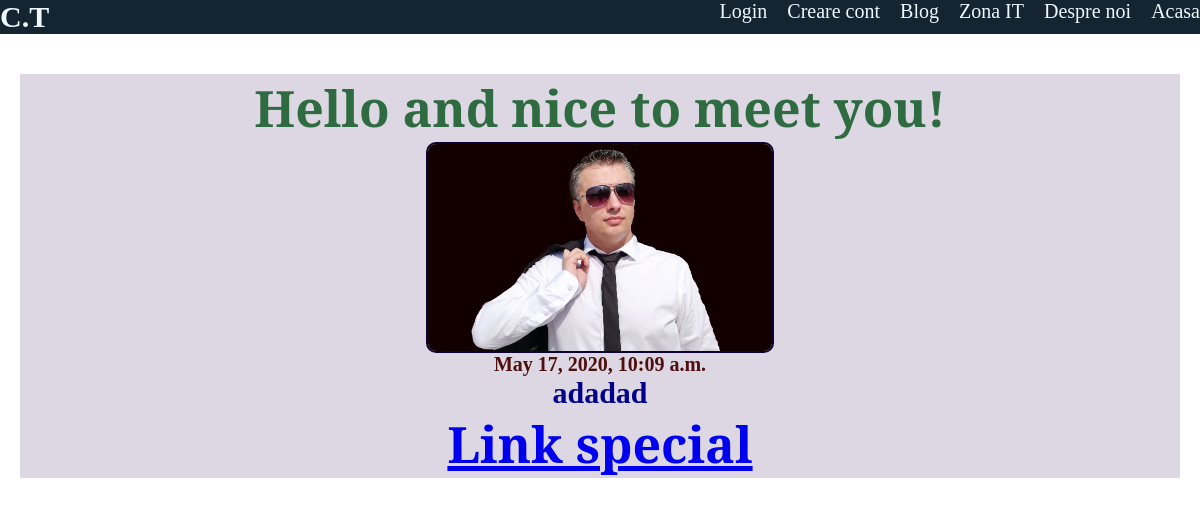
The app's page /paginait/postari/2 with its own data.
### paginait/models.py (models this page shows, shortened)
class Cursit(models.Model):
    title = models.CharField(max_length=100)
    date = models.DateTimeField(default=datetime.now(), blank=True)
    url = models.URLField(blank=None)
    img = models.ImageField(upload_to='media/picturesIT')
    description = models.TextField()

### paginait/views.py (the view)
# urls.py: path('postari/<int:pkit_id>', views.postari, name='postari'),
def postari(request, pkit_id):
    postare = get_object_or_404(Cursit, pk=pkit_id)
    return render(request, 'postari.html', {'postare': postare})

### paginait/templates/postari.html (shortened to what this page needs)
{% load static %}
<!DOCTYPE html>
<html lang="en">
  <head>
    <link rel="stylesheet" href="{% static 'css/postari.css' %}">
  </head>
  <body>
    <header>
      <nav class="navbar">
        <h1 id="logo">C.T</h1>
        <ul class="links">
          <li><a href="{% url 'home' %}">Acasa</a></li>
          <li><a href="{% url 'desprenoi' %}">Despre noi</a></li>
          <li><a href="{% url 'paginait' %}">Zona IT</a></li>
          <li><a href="{% url 'blog' %}">Blog</a></li>
          <li><a href="{% url 'autentificare' %}">Creare cont</a></li>
          <li><a href="{% url 'loginpage' %}">Login</a></li>
        </ul>
      </nav>
    </header>
    <div class="pythonbody">
      <h2>{{postare.title}}</h1>
      <img src="{{postare.img.url}}" alt="" />
      <h4>{{postare.date}}</h4>
      <h3>{{postare.description}}</h3>
      <h2><a href="{{postare.url}}">Link special</a></h2>
    </div>
  </body>
</html>

### paginait/static/css/postari.css (style rules this page uses)
h1 { color: rgb(71, 9, 134); text-align: center; font-size: 80px; font-family: "Raleway", sans-serif; font-family: "Dancing Script", cursive; }
h2 { color: rgb(47, 107, 65); font-size: 50px; text-align: center; font-family: "Monoton", cursive; font-family: "Cinzel Decorative", cursive; }
* { margin: 0; padding: 0; box-sizing: border-box; }
.pythonbody { background-color: rgb(220, 215, 226); margin: 40px 20px; position: relative; width: cover; }
.pythonbody img { display: block; margin-left: auto; margin-right: auto; width: 30%; border-radius: 10px; border: 2px solid rgb(13, 3, 49); }
.pythonbody h3 { color: darkblue; font-size: 30px; text-align: center; font-family: "Raleway", sans-serif; font-family: "Dancing Script", cursive; }
.pythonbody h4 { color: rgb(78, 15, 15); font-size: 20px; text-align: center; }

### paginait/templates/postari.html (style rules this page uses)
* { margin: 0; padding: 0; box-sizing: border-box; }
html, body { height: 100%; }
.links li { display: inline; }
.links a { color: aliceblue; float: right; text-decoration: none; font-size: 20px; margin-left: 20px; }
#logo { font-size: 30px; color: aliceblue; float: left; }
.navbar { background-color: rgb(21, 36, 49); }

### records on screen
Cursit: title "Hello and nice to meet you!", img (picture), date "May 17, 2020, 10:09 a.m.", description "adadad"
